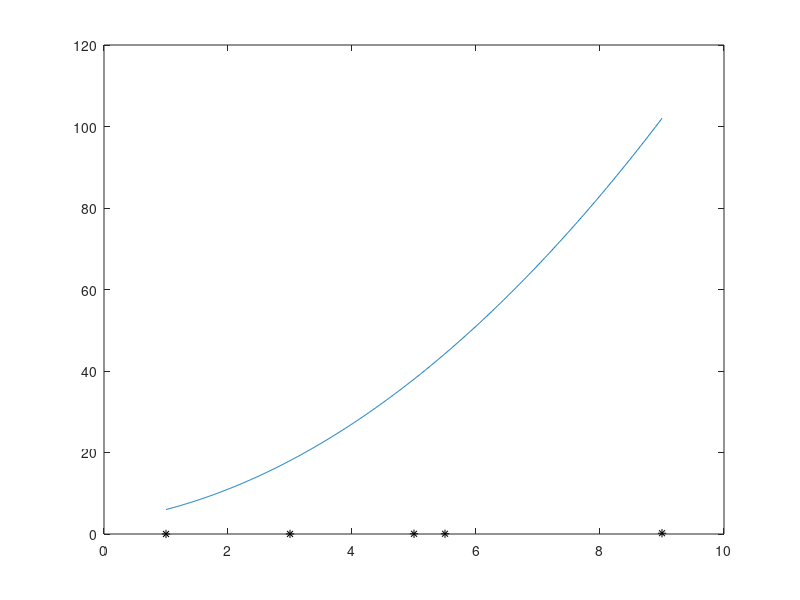

This chart was generated by the following MATLAB code:
Vm = [1 3 5 5.5 9];
Im = [10 25 55 60 190; 
      12 26 58 59 199; 
       8 25 50 70 186]*1e-3;
   
 Imv = mean(Im);
 
 V = min(Vm):0.01:max(Vm);
 C = [1 2 3 6];
 I = C(1)*V.^2 + C(2)*V.^1 + C(3)*V.^0;
 plot(Vm, Imv, 'k*', V, I)
 
 